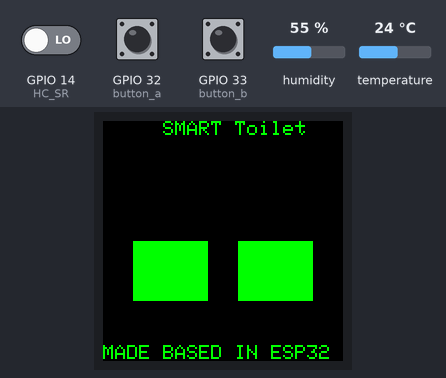
The sketch below on a simulated ESP32. Shown: 240×240 colour display. The test bench sets the inputs (shaded band); at power-on: humidity 55 %, GPIO 32 (button_a) HIGH, GPIO 33 (button_b) HIGH, temperature 24 °C, GPIO 14 (HC_SR) LOW. WiFi joins after 1.5 s; servers stay silent unless stated; no MQTT or app messages arrive unless stated; what the sketch prints to the serial monitor is not drawn.

Above: at 4.7 s.
4.8 s: humidity set to 22 %
At 6.2 s:
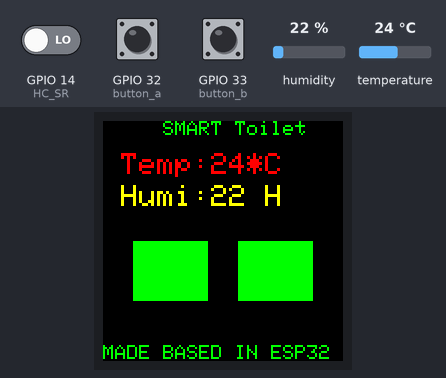
6.5 s: GPIO 32 (button_a) pulled LOW for 0.15 s
At 6.58 s:
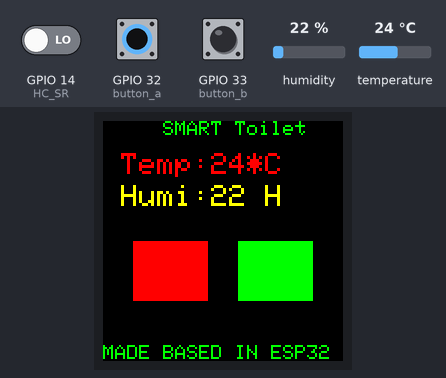
8.1 s: GPIO 33 (button_b) pulled LOW for 0.15 s
At 8.18 s:
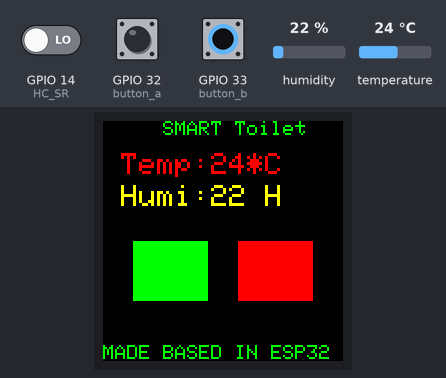
9.7 s: temperature set to 12 °C
At 10.8 s:
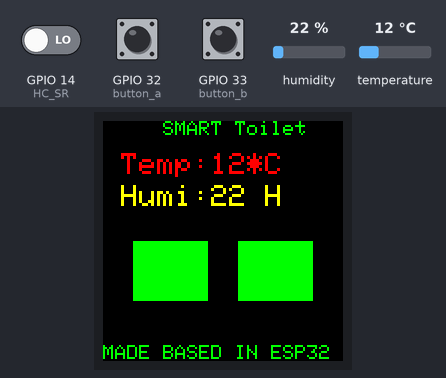
11.6 s: GPIO 32 (button_a) pulled LOW for 1 s
At 12.4 s:
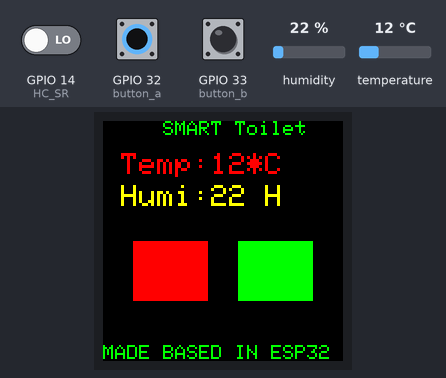
14.1 s: GPIO 33 (button_b) pulled LOW for 1 s
At 14.9 s:
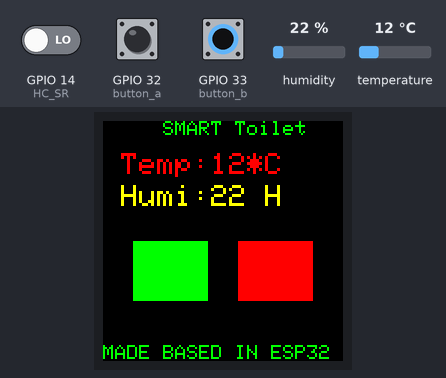
Timing chart, 0 to 17.1 s (numbered marks = the images above; inputs shaded):
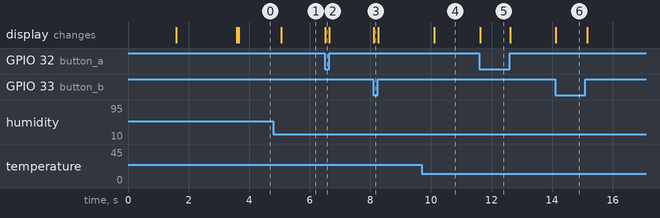

Measured:
- after the input at 4.8 s, the display: changes after 0.25 s (image 1)
- after the input at 6.5 s, the display: changes at once (image 2)
- after the input at 8.1 s, the display: changes at once (image 3)
- after the input at 9.7 s, the display: changes after 0.40 s (image 4)
- after the input at 11.6 s, the display: changes at once (image 5)
- after the input at 14.1 s, the display: changes at once (image 6)

The sketch:

ips_mqtt_button.ino
```cpp
#include <stdio.h>
#include <Adafruit_GFX.h>
#include <Arduino_ST7789.h>
#include <SPI.h>
#include <SimpleDHT.h>
#include <WiFi.h>
#include <PubSubClient.h>

const char* ssid = "iPhone";
const char* password = "XXXX";
const char* mqtt_server = "120.26.185.144";
WiFiClient espClient;
PubSubClient client(espClient);

const int button_a = 32;
const int button_b = 33;

int pinDHT11 = 15;
SimpleDHT11 dht11(pinDHT11);

const int HC_SR = 14;     // the number of the pushbutton pin
int HC_SR_State = 0;         // variable for reading the pushbutton status
uint32_t tsLastReport = 0;
char msg[64];

#define TFT_DC    2
#define TFT_RST   4
#define TFT_MOSI  23
#define TFT_SCLK  18
int Color[8]={RED,GREEN,BLUE,WHITE,YELLOW,BLACK,CYAN,MAGENTA};
Arduino_ST7789 tft = Arduino_ST7789(TFT_DC, TFT_RST);

void setup_wifi() {

  delay(10);
  // We start by connecting to a WiFi network
  Serial.println();
  Serial.print("Connecting to ");
  Serial.println(ssid);

  WiFi.begin(ssid, password);

  while (WiFi.status() != WL_CONNECTED) {
    delay(500);
    Serial.print(".");
  }

  randomSeed(micros());

  Serial.println("");
  Serial.println("WiFi connected");
  Serial.println("IP address: ");
  Serial.println(WiFi.localIP());
}
void callback(char* topic, byte* payload, unsigned int length) {
  Serial.print("Message arrived [");
  Serial.print(topic);
  Serial.print("] ");
  for (int i = 0; i < length; i++) {
    Serial.print((char)payload[i]);
  }
  Serial.println();

  // Switch on the LED if an 1 was received as first character
  if ((char)payload[0] == '1') {

  } else {

  }

}

void reconnect() {
  // Loop until we're reconnected
  while (!client.connected()) {
    Serial.print("Attempting MQTT connection...");
    // Create a random client ID
    String clientId = "ESP32-SMART-Toilte";
    if (client.connect(clientId.c_str())) {
      Serial.println("connected");
      // Once connected, publish an announcement...
      client.publish("toilte", "hello world");
      // ... and resubscribe
      //client.subscribe("toilte");
    } else {
      Serial.print("failed, rc=");
      Serial.print(client.state());
      Serial.println(" try again in 5 seconds");
      // Wait 5 seconds before retrying
      delay(5000);
    }
  }
}

void setup() {
  char* text = "     SMART Toilet";

  Serial.begin(115200);
  pinMode(button_a, INPUT_PULLUP);
  pinMode(button_b, INPUT_PULLUP);

  delay(10);
  // We start by connecting to a WiFi network
  Serial.println();
  Serial.print("Connecting to ");
  Serial.println(ssid);

  setup_wifi();
  client.setServer(mqtt_server, 1883);
  client.setCallback(callback);

  pinMode(HC_SR, INPUT);
  tft.init(240, 240);
  tft.fillScreen(BLACK);
  tft.setCursor(0, 0);
  tft.setTextSize(2);
  tft.setTextColor(GREEN);
  tft.setTextWrap(true);
  tft.print(text);
  tft.setTextColor(RED);
  tft.setCursor(0, 224);
  tft.setTextColor(GREEN);
  tft.print("MADE BASED IN ESP32 ");
  tft.setTextColor(CYAN);
  tft.setCursor(0, 48);
  tft.print("NETWORK Initial OK!");
  delay(2000);
  tft.fillRect(0, 32, 240, 32, BLACK);
}

int a,b,backup[2];

void loop() {
  byte temperature = 0;
  byte humidity = 0;
  char buff[32];

  if (!client.connected()) {
    reconnect();
  }
  client.loop();

  if (millis() - tsLastReport > 5000) {
    int err = SimpleDHTErrSuccess;
    if ((err = dht11.read(&temperature, &humidity, NULL)) != SimpleDHTErrSuccess) {
      Serial.print("Read DHT11 failed, err="); Serial.println(err);delay(1000);
      return;
    }
    tft.setTextSize(3);
    sprintf(buff, " Temp:%02d*C", (int)temperature);
    tft.setCursor(0, 32);
    tft.setTextColor(RED);
    tft.fillRect(0, 32, 240, 32, BLACK);
    tft.println(buff);

    sprintf(buff, " Humi:%02d H", (int)humidity);
    tft.setCursor(0, 64);
    tft.setTextColor(YELLOW);
    tft.fillRect(0, 64, 240, 32, BLACK);
    tft.println(buff);

    sprintf(msg, "{\"temperature\":%02d,\"humidity\":%02d}", (int)temperature, (int)humidity);
    client.publish("toilte", msg);

    tsLastReport = millis();
  }

  HC_SR_State = digitalRead(HC_SR);

  /*if (HC_SR_State == HIGH) {
    Serial.println("High");
    tft.fillRect(60, 120, 120, 60, RED);
  } else {
    Serial.println("Low");
    tft.fillRect(60, 120, 120, 60, CYAN);
  }*/
  a = digitalRead(button_a);
  b = digitalRead(button_b);

  if(backup[0] !=a){
      backup[0] = a;
      if(a==1){
        tft.fillRect(30, 120, 75, 60, GREEN);
        client.publish("toilte", "L:on");
      }else{
        tft.fillRect(30, 120, 75, 60, RED);
        client.publish("toilte", "L:off");
       }
    }

  if(backup[1] !=b){
      backup[b] = b;
      if(b==1){
        tft.fillRect(135, 120, 75, 60, GREEN);
        client.publish("toilte", "R:on");
      }else{
        tft.fillRect(135, 120, 75, 60, RED);
        client.publish("toilte", "R:off");
       }
    }

  backup[0] = a;
  backup[1] = b;
  delay(20);
}
```
